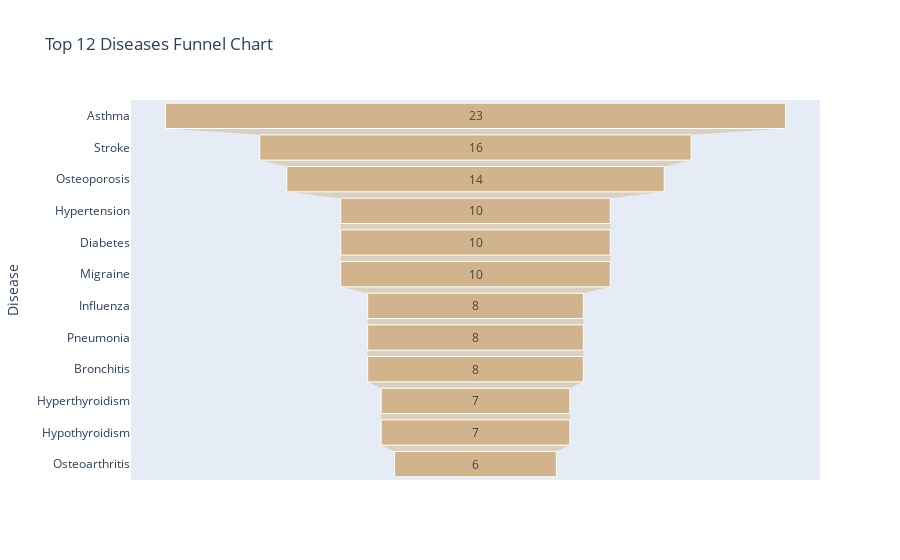

Source (notebook cell):
### Code cell
import plotly.express as px
import pandas as pd

# Create a DataFrame for the funnel chart
data = pd.DataFrame({
    'Disease': top_diseases.index,
    'Count': top_diseases.values
})

colors = ["tan"]

# Create a funnel chart using plotly express

fig = px.funnel(data, x='Count', y='Disease', title='Top 12 Diseases Funnel Chart', color_discrete_sequence = colors)
fig.update_traces(marker=dict(line=dict(color='white', width=1)))  # Add white border to segments
fig.show()

### Figure 1 — Plotly figure (JSON) as saved in the notebook; plotly's stock layout.template omitted (floating-point values rounded to 4 significant figures)
{"data": [{"hovertemplate": "Count=%{x}<br>Disease=%{y}<extra></extra>", "legendgroup": "", "marker": {"color": "tan", "line": {"color": "white", "width": 1}}, "name": "", "orientation": "h", "showlegend": false, "type": "funnel", "x": [23, 16, 14, 10, 10, 10, 8, 8, 8, 7, 7, 6], "xaxis": "x", "y": ["Asthma", "Stroke", "Osteoporosis", "Hypertension", "Diabetes", "Migraine", "Influenza", "Pneumonia", "Bronchitis", "Hyperthyroidism", "Hypothyroidism", "Osteoarthritis"], "yaxis": "y"}], "layout": {"autosize": true, "legend": {"tracegroupgap": 0}, "title": {"text": "Top 12 Diseases Funnel Chart"}, "xaxis": {"anchor": "y", "autorange": true, "domain": [0, 1], "range": [-12.78, 12.78], "title": {"text": "Count"}, "type": "linear"}, "yaxis": {"anchor": "x", "autorange": true, "domain": [0, 1], "range": [11.5, -0.5], "title": {"text": "Disease"}, "type": "category"}}}
